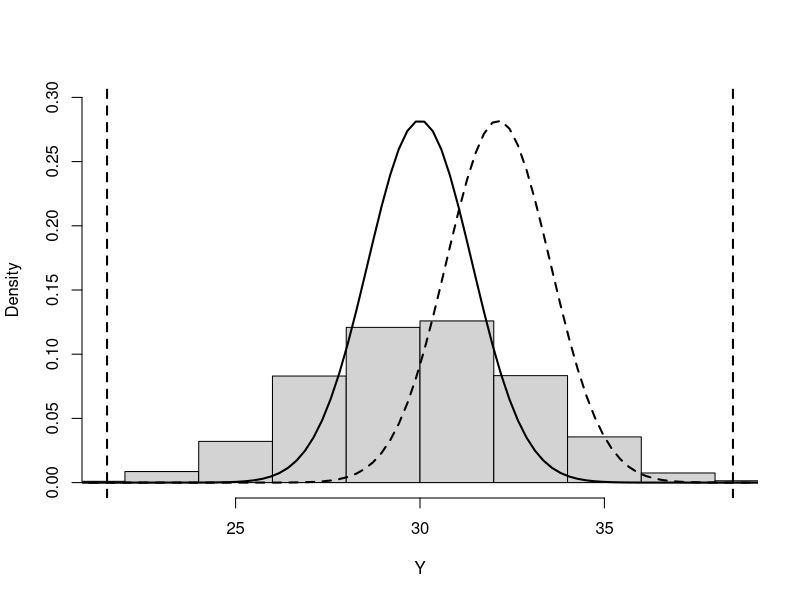

The R script that drew this image:
setwd("/home/ajo/gitRepos/stat4BusMan/Week4")
Y<-read.csv("prod.csv",sep = ",",col.names = 1)
Y<-as.matrix(Y)
head(Y)
summary(Y)
# 2.1
# The optimal limits are:
mu=30
sigma=sqrt(2)
LSL<-(-6)*sigma+mu
USL<-6*sigma+mu
USL
LSL
DPMO<-1000000*(1-pnorm(USL,mu+1.5*sigma,sigma))
DPMO

DPMO<-1000000*(pnorm(LSL,mu-1.5*sigma,sigma))
DPMO

# 2.2
x <- seq(min(Y), max(Y), length = 100)
f1 <- dnorm(x, mean = mu+1.5*sigma, sd = sigma)
f2 <- dnorm(x, mean = mu, sd = sigma)
hist(Y,xlim = c(LSL,USL),ylim=c(0,0.3),probability = T,main = "")
lines(x,f1,type="l",lwd=2,lty=2)
lines(x,f2,type="l",lwd=2,lty=1)
abline(v=LSL,lwd=2,lty=2)
abline(v=USL,lwd=2,lty=2)

# 2.3
faults<-sum((Y>USL)+(Y<LSL))
faults

# 2.4
prob<-faults/nrow(Y)
prob
k<-qnorm(1-prob,1.5,1)
k

# 2.5
Cp_opt<-(USL-LSL)/(6*sigma)
Cp_opt
Cp<-(USL-LSL)/(6*sqrt(var(Y)))
Cp
